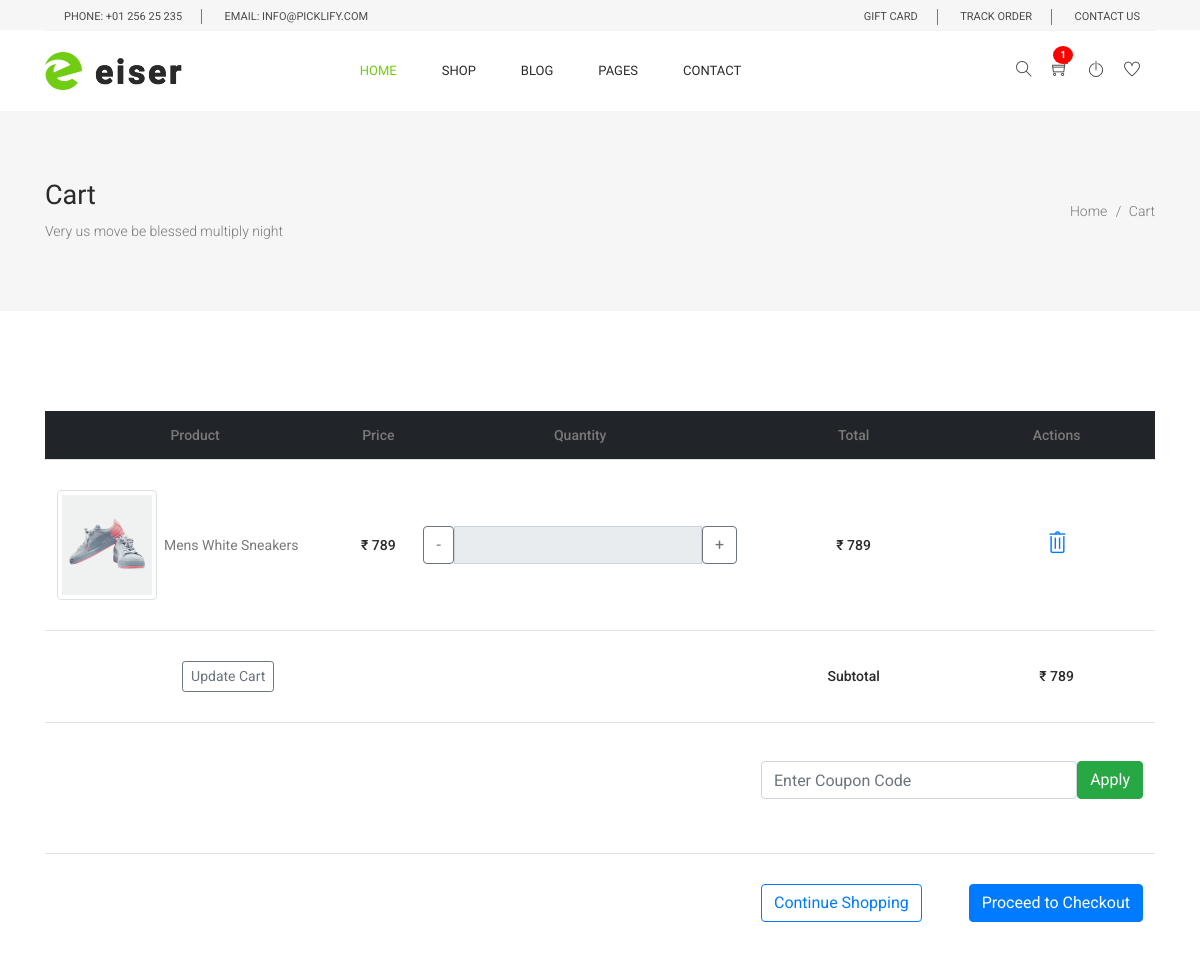
Page /accounts/cart/ (signed in, upper part) on the earlier database version.
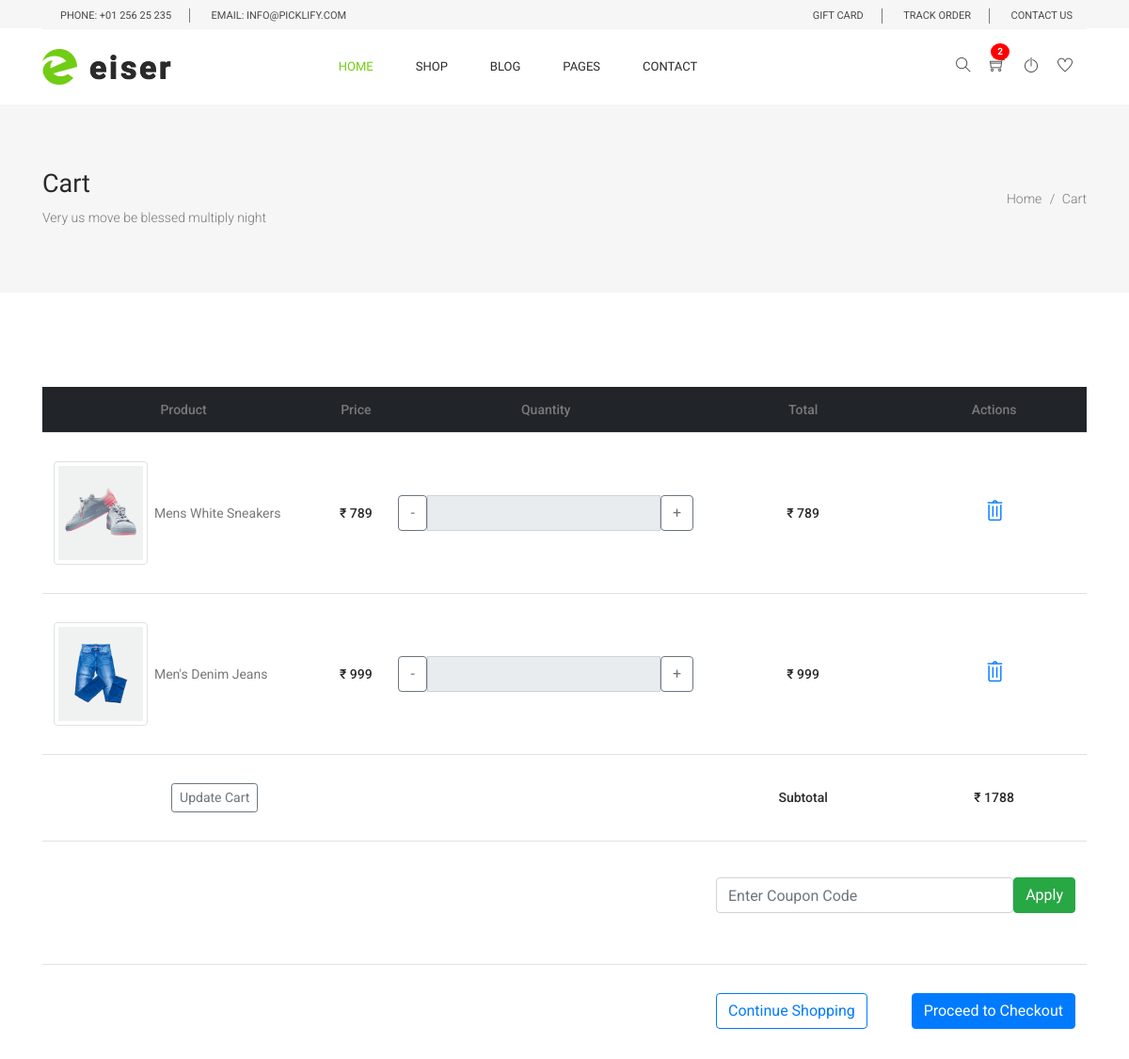
Same page on the later database version.
### accounts/models.py (models this page shows)
class Profile(BaseModel):
    user = models.OneToOneField(User , on_delete=models.CASCADE , related_name="profile")
    is_email_verified = models.BooleanField(default=False)
    email_token = models.CharField(max_length=100 , null=True , blank=True)
    profile_image = models.ImageField(upload_to = 'profile')
    def get_cart_count(self):
        count = CartItems.objects.filter(cart__is_paid=False, cart__user=self.user).count()
        return count

class CartItems(BaseModel):
    cart = models.ForeignKey(Cart , on_delete=models.CASCADE, related_name='cart_items')
    product = models.ForeignKey(Product, on_delete=models.SET_NULL, null=True, blank=True)
    color_variant = models.ForeignKey(ColorVariant, on_delete=models.SET_NULL, null=True, blank=True)
    size_variant = models.ForeignKey(SizeVariant, on_delete=models.SET_NULL, null=True, blank=True)
    def get_product_price(self):
        price = [self.product.price]
        if self.color_variant:
            color_variant_price = self.color_variant.price
            price.append(color_variant_price)
        if self.size_variant:
            size_variant_price = self.size_variant.price
            price.append(size_variant_price)
        return sum(price)

class Cart(BaseModel):
    user = models.ForeignKey(User , on_delete=models.CASCADE, related_name='carts')
    coupon = models.ForeignKey(Coupon, on_delete=models.SET_NULL, null=True, blank=True)
    is_paid = models.BooleanField(default=False)
    def get_cart_total(self):
        cart_items = self.cart_items.all()
        price = []
        for cart_item in cart_items:
            price.append(cart_item.product.price)
            if cart_item.color_variant:
                color_variant_price = cart_item.color_variant.price
                price.append(color_variant_price)
            if cart_item.size_variant:
                size_variant_price = cart_item.size_variant.price
                price.append(size_variant_price)
        if self.coupon:
            if self.coupon.minimum_amount < sum(price):
                return sum(price) - self.coupon.discount_price
        return sum(price)

### products/models.py (models this page shows, shortened)
class Product(BaseModel):
    product_name = models.CharField(max_length=100)
    slug = models.SlugField(unique=True, null=True, blank=True)
    category = models.ForeignKey(Category, on_delete=models.CASCADE, related_name="products")
    price = models.IntegerField()
    product_description = models.TextField()
    color_variant = models.ManyToManyField(ColorVariant, blank=True)
    size_variant = models.ManyToManyField(SizeVariant, blank=True)

class ProductImage(BaseModel):
    product = models.ForeignKey(Product, on_delete=models.CASCADE, related_name="product_images")
    image = models.ImageField(upload_to="product")

class ColorVariant(BaseModel):
    color_name = models.CharField(max_length=100)
    price = models.IntegerField(default=0)

class SizeVariant(BaseModel):
    size_name = models.CharField(max_length=100)
    price = models.IntegerField(default=0)

### accounts/views.py (the view, shortened to what this page needs)
# urls.py: path('cart/', cart, name="cart"),
def cart(request):
    cart = None
    cart_items = []
    if request.user.is_authenticated:
        cart = Cart.objects.filter(user=request.user, is_paid=False).first()
        if cart:
            cart_items = CartItems.objects.filter(cart=cart)
        else:
            messages.warning(request, "Your cart is empty.")
    else:
        messages.warning(request, "Please log in to view your cart.")
    context = {
        'cart': cart,
        'cart_items': cart_items,
        'coupon': cart.coupon if cart else None
    }
    return render(request, 'cart/cart.html', context)

### templates/cart/cart.html (shortened to what this page needs)
{% extends 'base/base.html' %}
{% load static %}
{% block content %}
<section class="banner_area">
  <div class="banner_inner d-flex align-items-center">
    <div class="container">
      <div class="banner_content d-md-flex justify-content-between align-items-center">
        <div class="mb-3 mb-md-0">
          <h2>Cart</h2>
          <p>Very us move be blessed multiply night</p>
        </div>
        <div class="page_link">
          <a href="{% url "index" %}">Home</a>
          <a href="{% url "cart" %}">Cart</a>
        </div>
      </div>
    </div>
  </div>
</section>
<section class="cart_area">
  <div class="container">
    <div class="cart_inner">
      <div class="table-responsive">
        {% if cart and cart_items %}
        <table class="table table-hover align-middle text-center">
          <thead class="table-dark">
            <tr>
              <th scope="col">Product</th>
              <th scope="col">Price</th>
              <th scope="col">Quantity</th>
              <th scope="col">Total</th>
              <th scope="col">Actions</th>
            </tr>
          </thead>
          <tbody>
            {% for item in cart_items %}
            <tr>
              <td>
                <div class="d-flex align-items-center">
                  <img src="{{ item.product.product_images.first.image.url }}" alt="{{ item.product.product_name }}" class="img-thumbnail me-3" style="width: 100px; height: 110px;">
                  &nbsp;&nbsp;<p class="mb-0 fw-bold">{{ item.product.product_name }}</p>
                </div>
              </td>
              <td>
                <h5 class="fw-bold">₹&nbsp;{{ item.get_product_price }}</h5>
              </td>
              <td>
                <div class="input-group quantity-input">
                  <button class="btn btn-outline-secondary" type="button" onclick="updateQuantity(-1)">-</button>
                  <input type="text" class="form-control text-center" name="qty" value="{{ item.quantity }}" readonly>
                  <button class="btn btn-outline-secondary" type="button" onclick="updateQuantity(1)">+</button>
                </div>
              </td>
              <td>
                <h5 class="fw-bold" id="total-{{ item.uid }}">₹&nbsp;{{ item.get_product_price }}</h5>
              </td>
              <td>
                <a href="{% url 'remove_from_cart' item.uid %}" class="text-primary me-2">
                  <i class="ti-trash icon-large" aria-hidden="true"></i>
                </a>
              </td>
            </tr>
            {% endfor %}
            <tr class="border-top">
              <td colspan="2">
                <a class="btn btn-outline-secondary btn-sm" href="#">Update Cart</a>
              </td>
              <td></td>
              <td>
                <h5 class="fw-bold">Subtotal</h5>
              </td>
              <td>
                <h5 class="fw-bold" id="subtotal">₹&nbsp;{{ cart.get_cart_total }}</h5>
              </td>
            </tr>
            <tr>
              <td colspan="3"></td>
              <td colspan="2">
                <form method="POST" action="" class="d-flex justify-content-end align-items-center gap-2 mt-2">
                  <input type="text" name="coupon" class="form-control" placeholder="Enter Coupon Code" required>
                  <button type="submit" class="btn btn-success">Apply</button>
                </form>
                <br/>
              </td>
            </tr>
            <tr>
              <td colspan="3"></td>
              <td colspan="2">
                <div class="d-flex justify-content-between">
                  <a class="btn btn-outline-primary" href="{% url 'index' %}">Continue Shopping</a>
                  <a class="btn btn-primary" href="#">Proceed to Checkout</a>
                </div>
              </td>
            </tr>
          </tbody>
        </table>
        {% else %}
          <div class="text-center mt-4">
            <h5>Your cart is empty.</h5>
            <a class="btn btn-outline-primary mt-3" href="{% url 'index' %}">Continue Shopping</a>
          </div>
        {% endif %}
      </div>
    </div>
  </div>
</section>
{% endblock %}

### templates/base/base.html (shortened to what the changed rows need)
{% load static %}
<!DOCTYPE html>
<html lang="en">
<head>
  <link rel="stylesheet" href="{% static "css/bootstrap.css" %}" />
  <link rel="stylesheet" href="{% static "vendors/linericon/style.css" %}" />
  <link rel="stylesheet" href="{% static "css/font-awesome.min.css" %}" />
  <link rel="stylesheet" href="{% static "css/themify-icons.css" %}" />
  <link rel="stylesheet" href="{% static 'css/flaticon.css' %}" />
  <link rel="stylesheet" href="{% static 'vendors/owl-carousel/owl.carousel.min.css' %}" />
  <link rel="stylesheet" href="{% static 'vendors/lightbox/simpleLightbox.css' %}" />
  <link rel="stylesheet" href="{% static 'vendors/nice-select/css/nice-select.css' %}" />
  <link rel="stylesheet" href="{% static 'vendors/animate-css/animate.css' %}" />
  <link rel="stylesheet" href="{% static 'vendors/jquery-ui/jquery-ui.css' %}" />
  <link rel="stylesheet" href="{% static 'css/style.css' %}" />
  <link rel="stylesheet" href="{% static 'css/responsive.css' %}" />
</head>
<body>
  <header class="header_area">
    <div class="main_menu">
      <div class="container">
        <nav class="navbar navbar-expand-lg navbar-light w-100">
          <div class="collapse navbar-collapse offset w-100" id="navbarSupportedContent">
            <div class="row w-100 mr-0">
              <div class="col-lg-5 pr-0">
                <ul class="nav navbar-nav navbar-right right_nav pull-right">
                  <li class="nav-item">
                    {% if request.user.is_authenticated %}
                    <a href="{% url 'cart' %}" class="icons" style="position: relative;">
                        <i class="ti-shopping-cart"></i>
                        <span id="cartBadge" class="badge">{{request.user.profile.get_cart_count}}</span>
                    </a>
                    {% else %}
                    <a href="{% url 'cart' %}" class="icons" style="position: relative;">
                        <i class="ti-shopping-cart"></i>
                        <span id="cartBadge" class="badge">0</span>
                    </a>
                    {% endif %}
                  </li>
                </ul>
              </div>
            </div>
          </div>
        </nav>
      </div>
    </div>
  </header>
  <main>
    {% block content %} {% endblock %}
  </main>
  {% include 'base/footer.html' %}

Differences in the rows shown:
added CartItems: product.product_images.first.image (picture), product.product_name "Men's Denim Jeans", get_product_price "999"
computed for Cart: get_cart_total "789" → "1788"
Other differences:
{{ request.user.profile.get_cart_count }}: "1" → "2"
